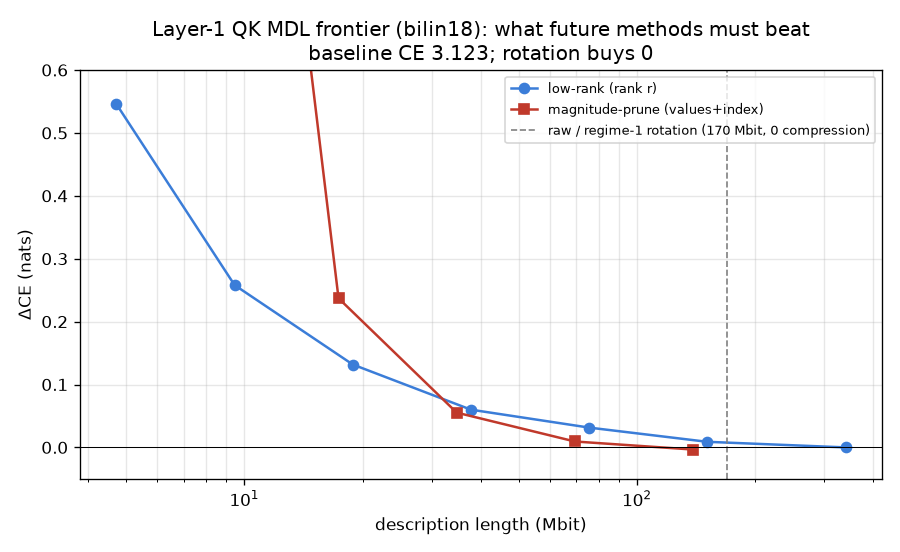

The script that saved this image:
import json, matplotlib
matplotlib.use('Agg')
import matplotlib.pyplot as plt
d = json.load(open('/workspace/tensor_language/basis_aligned/tn_gauge/bilin18_qk1_mdl_frontier.json'))
raw = d['raw_Mbit']
lr = sorted(d['lowrank'].items(), key=lambda kv: int(kv[0]))
pr = sorted(d['prune'].items(), key=lambda kv: -float(kv[0]))
fig, ax = plt.subplots(figsize=(7.5, 4.6))
ax.plot([v['Mbit'] for _, v in lr], [v['dce'] for _, v in lr], 'o-', color='#3b7dd8', label='low-rank (rank r)')
ax.plot([v['total_Mbit'] for _, v in pr], [v['dce'] for _, v in pr], 's-', color='#c0392b', label='magnitude-prune (values+index)')
ax.axvline(raw, ls='--', color='gray', lw=1, label=f'raw / regime-1 rotation ({raw:.0f} Mbit, 0 compression)')
ax.axhline(0, color='k', lw=0.6)
ax.set_xlabel('description length (Mbit)'); ax.set_ylabel('ΔCE (nats)')
ax.set_title('Layer-1 QK MDL frontier (bilin18): what future methods must beat\nbaseline CE %.3f; rotation buys 0' % d['baseline_ce'])
ax.set_xscale('log'); ax.legend(fontsize=8); ax.grid(alpha=0.3, which='both')
ax.set_ylim(-0.05, 0.6)
plt.tight_layout()
plt.savefig('/workspace/tensor_language/basis_aligned/tn_gauge/fig_qk1_mdl.png', dpi=120)
print('saved fig_qk1_mdl.png')
